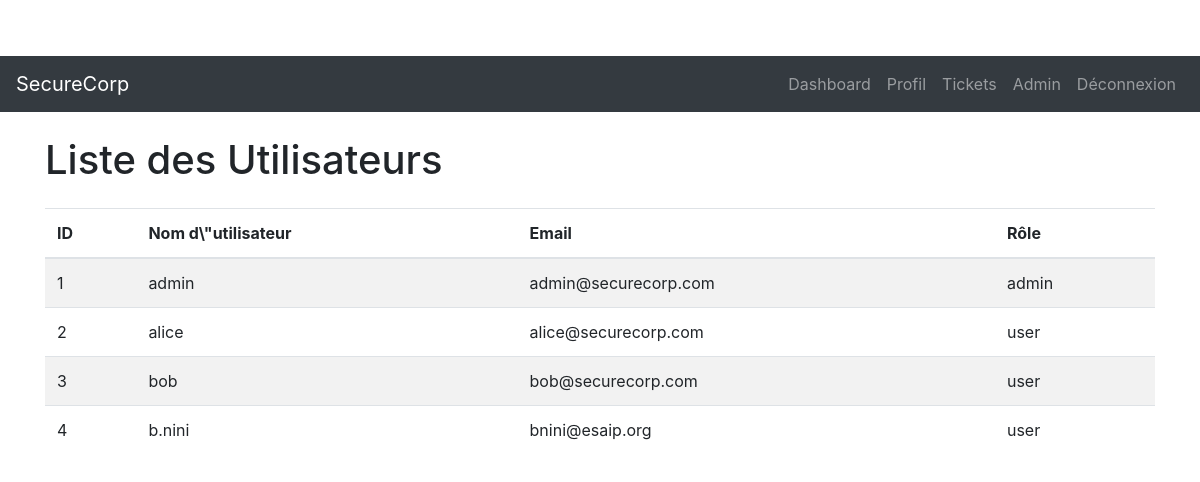
The app's page /users/list (signed in) with its own data.
### database/models.py (models this page shows, shortened)
class User(db.Model):
    id = db.Column(db.Integer, primary_key=True)
    username = db.Column(db.String(80), unique=True, nullable=False)
    password = db.Column(db.String(120), nullable=False)
    role = db.Column(db.String(20), default='user')
    email = db.Column(db.String(120), unique=True, nullable=False)

### users/routes.py (the view)
@users_bp.route('/list')
@role_required('admin')
def list_users():
    users = User.query.all()
    return render_template('users/list_users.html', users=users)

### auth/utils.py (called while the page is built)
def role_required(role):
    def decorator(f):
        @wraps(f)
        def decorated_function(*args, **kwargs):
            if 'role' not in session or session['role'] != role:
                flash('Accès non autorisé.', 'danger')
                abort(403)
            return f(*args, **kwargs)
        return decorated_function
    return decorator

### templates/users/list_users.html (shortened to what this page needs)
{% extends "base.html" %}
{% block content %}
    <h1 class="mb-4">Liste des Utilisateurs</h1>
    <table class="table table-striped">
        <thead>
            <tr>
                <th>ID</th>
                <th>Nom d\"utilisateur</th>
                <th>Email</th>
                <th>Rôle</th>
            </tr>
        </thead>
        <tbody>
            {% for user in users %}
            <tr>
                <td>{{ user.id }}</td>
                <td>{{ user.username }}</td>
                <td>{{ user.email }}</td>
                <td>{{ user.role }}</td>
            </tr>
            {% endfor %}
        </tbody>
    </table>
{% endblock %}

### static/css/style.css (style rules this page uses)
body { padding-top: 56px; }

### records on screen
User: id "1", username "admin", email "admin@securecorp.com", role "admin"
User: id "2", username "alice", email "alice@securecorp.com", role "user"
User: id "3", username "bob", email "bob@securecorp.com", role "user"
User: id "4", username "b.nini", email "bnini@esaip.org", role "user"
